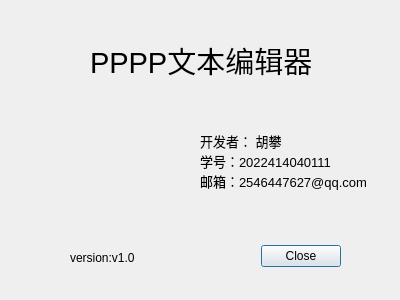
<?xml version="1.0" encoding="UTF-8"?>
<ui version="4.0">
 <class>AboutDialog</class>
 <widget class="QDialog" name="AboutDialog">
  <property name="geometry">
   <rect>
    <x>0</x>
    <y>0</y>
    <width>400</width>
    <height>300</height>
   </rect>
  </property>
  <property name="windowTitle">
   <string>Dialog</string>
  </property>
  <widget class="QDialogButtonBox" name="buttonBox">
   <property name="geometry">
    <rect>
     <x>250</x>
     <y>240</y>
     <width>91</width>
     <height>32</height>
    </rect>
   </property>
   <property name="orientation">
    <enum>Qt::Orientation::Horizontal</enum>
   </property>
   <property name="standardButtons">
    <set>QDialogButtonBox::StandardButton::Close</set>
   </property>
  </widget>
  <widget class="QLabel" name="label">
   <property name="geometry">
    <rect>
     <x>200</x>
     <y>110</y>
     <width>191</width>
     <height>101</height>
    </rect>
   </property>
   <property name="font">
    <font>
     <pointsize>10</pointsize>
    </font>
   </property>
   <property name="text">
    <string>开发者： 胡攀
学号：2022414040111
邮箱：2546447627@qq.com</string>
   </property>
  </widget>
  <widget class="QLabel" name="label_2">
   <property name="geometry">
    <rect>
     <x>90</x>
     <y>30</y>
     <width>221</width>
     <height>61</height>
    </rect>
   </property>
   <property name="font">
    <font>
     <pointsize>22</pointsize>
    </font>
   </property>
   <property name="text">
    <string>PPPP文本编辑器</string>
   </property>
  </widget>
  <widget class="QLabel" name="label_3">
   <property name="geometry">
    <rect>
     <x>40</x>
     <y>80</y>
     <width>150</width>
     <height>150</height>
    </rect>
   </property>
   <property name="minimumSize">
    <size>
     <width>150</width>
     <height>150</height>
    </size>
   </property>
   <property name="styleSheet">
    <string notr="true">border-image: url(:/20.ico);
</string>
   </property>
   <property name="text">
    <string/>
   </property>
  </widget>
  <widget class="QLabel" name="label_4">
   <property name="geometry">
    <rect>
     <x>70</x>
     <y>250</y>
     <width>91</width>
     <height>16</height>
    </rect>
   </property>
   <property name="text">
    <string>version:v1.0</string>
   </property>
  </widget>
 </widget>
 <resources/>
 <connections>
  <connection>
   <sender>buttonBox</sender>
   <signal>accepted()</signal>
   <receiver>AboutDialog</receiver>
   <slot>accept()</slot>
   <hints>
    <hint type="sourcelabel">
     <x>248</x>
     <y>254</y>
    </hint>
    <hint type="destinationlabel">
     <x>157</x>
     <y>274</y>
    </hint>
   </hints>
  </connection>
  <connection>
   <sender>buttonBox</sender>
   <signal>rejected()</signal>
   <receiver>AboutDialog</receiver>
   <slot>reject()</slot>
   <hints>
    <hint type="sourcelabel">
     <x>316</x>
     <y>260</y>
    </hint>
    <hint type="destinationlabel">
     <x>286</x>
     <y>274</y>
    </hint>
   </hints>
  </connection>
 </connections>
</ui>
